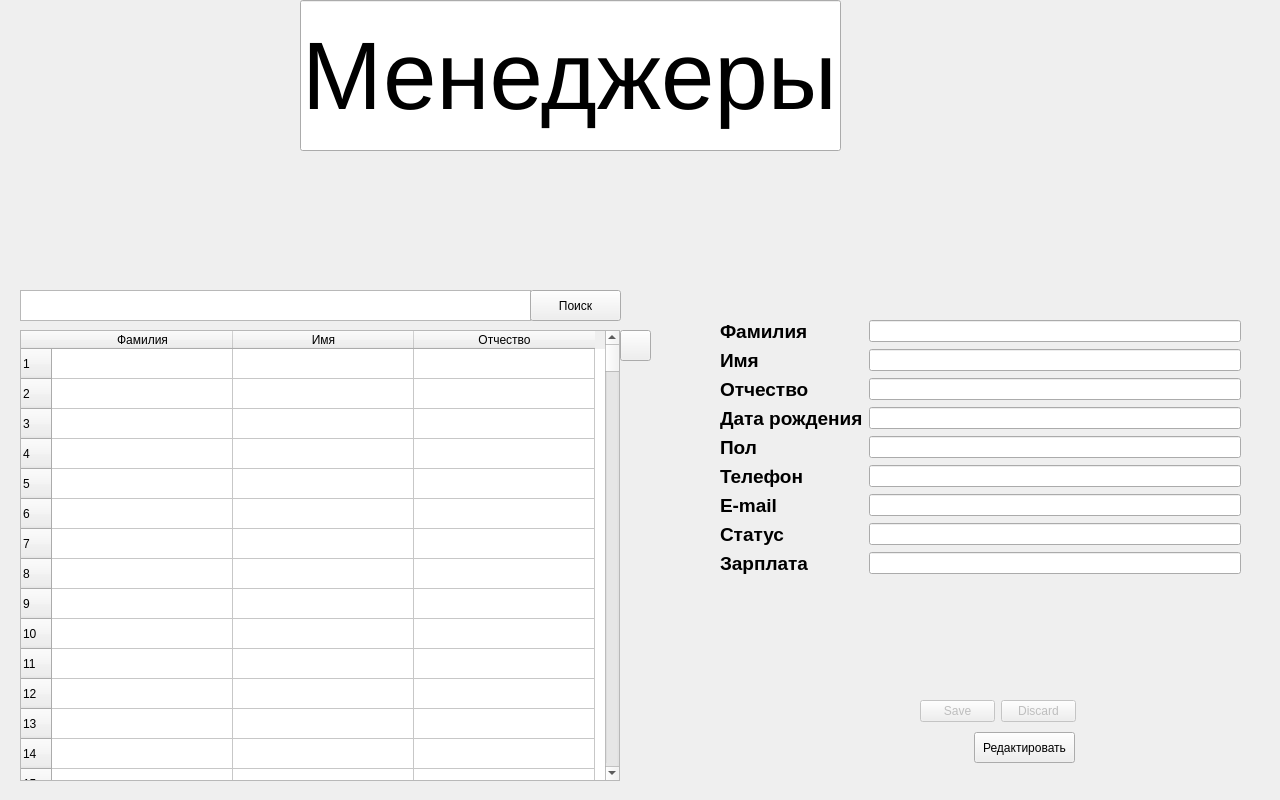
<?xml version="1.0" encoding="UTF-8"?>
<ui version="4.0">
 <class>Managers</class>
 <widget class="QWidget" name="Managers">
  <property name="geometry">
   <rect>
    <x>0</x>
    <y>0</y>
    <width>1280</width>
    <height>800</height>
   </rect>
  </property>
  <property name="windowTitle">
   <string>Form</string>
  </property>
  <widget class="QLabel" name="label_pageManagers">
   <property name="geometry">
    <rect>
     <x>0</x>
     <y>0</y>
     <width>1280</width>
     <height>800</height>
    </rect>
   </property>
   <property name="text">
    <string/>
   </property>
   <property name="pixmap">
    <pixmap>DesignImages/fon_end.png</pixmap>
   </property>
  </widget>
  <widget class="QLineEdit" name="lineEdit">
   <property name="geometry">
    <rect>
     <x>300</x>
     <y>0</y>
     <width>541</width>
     <height>151</height>
    </rect>
   </property>
   <property name="font">
    <font>
     <pointsize>72</pointsize>
     <weight>50</weight>
     <bold>false</bold>
    </font>
   </property>
   <property name="text">
    <string>Менеджеры</string>
   </property>
  </widget>
  <widget class="QLabel" name="label">
   <property name="geometry">
    <rect>
     <x>870</x>
     <y>60</y>
     <width>227</width>
     <height>242</height>
    </rect>
   </property>
   <property name="text">
    <string/>
   </property>
   <property name="pixmap">
    <pixmap>DesignImages/Photo.png</pixmap>
   </property>
  </widget>
  <widget class="QTableWidget" name="tableWidget">
   <property name="geometry">
    <rect>
     <x>20</x>
     <y>330</y>
     <width>600</width>
     <height>451</height>
    </rect>
   </property>
   <property name="rowCount">
    <number>1000</number>
   </property>
   <attribute name="horizontalHeaderDefaultSectionSize">
    <number>181</number>
   </attribute>
   <row/>
   <row/>
   <row/>
   <row/>
   <row/>
   <row/>
   <row/>
   <row/>
   <row/>
   <row/>
   <row/>
   <row/>
   <row/>
   <row/>
   <row/>
   <row/>
   <row/>
   <row/>
   <row/>
   <row/>
   <row/>
   <row/>
   <row/>
   <row/>
   <row/>
   <row/>
   <row/>
   <row/>
   <row/>
   <row/>
   <row/>
   <row/>
   <row/>
   <row/>
   <row/>
   <row/>
   <row/>
   <row/>
   <row/>
   <row/>
   <row/>
   <row/>
   <row/>
   <row/>
   <row/>
   <row/>
   <row/>
   <row/>
   <row/>
   <row/>
   <row/>
   <row/>
   <row/>
   <row/>
   <row/>
   <row/>
   <row/>
   <row/>
   <row/>
   <row/>
   <row/>
   <row/>
   <row/>
   <row/>
   <row/>
   <row/>
   <row/>
   <row/>
   <row/>
   <row/>
   <row/>
   <row/>
   <row/>
   <row/>
   <row/>
   <row/>
   <row/>
   <row/>
   <row/>
   <row/>
   <row/>
   <row/>
   <row/>
   <row/>
   <row/>
   <row/>
   <row/>
   <row/>
   <row/>
   <row/>
   <row/>
   <row/>
   <row/>
   <row/>
   <row/>
   <row/>
   <row/>
   <row/>
   <row/>
   <row/>
   <row/>
   <row/>
   <row/>
   <row/>
   <row/>
   <row/>
   <row/>
   <row/>
   <row/>
   <row/>
   <row/>
   <row/>
   <row/>
   <row/>
   <row/>
   <row/>
   <row/>
   <row/>
   <row/>
   <row/>
   <row/>
   <row/>
   <row/>
   <row/>
   <row/>
   <row/>
   <row/>
   <row/>
   <row/>
   <row/>
   <row/>
   <row/>
   <row/>
   <row/>
   <row/>
   <row/>
   <row/>
   <row/>
   <row/>
   <row/>
   <row/>
   <row/>
   <row/>
   <row/>
   <row/>
   <row/>
   <row/>
   <row/>
   <row/>
   <row/>
   <row/>
   <row/>
   <row/>
   <row/>
   <row/>
   <row/>
   <row/>
   <row/>
   <row/>
   <row/>
   <row/>
   <row/>
   <row/>
   <row/>
   <row/>
   <row/>
   <row/>
   <row/>
   <row/>
   <row/>
   <row/>
   <row/>
   <row/>
   <row/>
   <row/>
   <row/>
   <row/>
   <row/>
   <row/>
   <row/>
   <row/>
   <row/>
   <row/>
   <row/>
   <row/>
   <row/>
   <row/>
   <row/>
   <row/>
   <row/>
   <row/>
   <row/>
   <row/>
   <row/>
   <row/>
   <row/>
   <row/>
   <row/>
   <row/>
   <row/>
   <row/>
   <row/>
   <row/>
   <row/>
   <row/>
   <row/>
   <row/>
   <row/>
   <row/>
   <row/>
   <row/>
   <row/>
   <row/>
   <row/>
   <row/>
   <row/>
   <row/>
   <row/>
   <row/>
   <row/>
   <row/>
   <row/>
   <row/>
   <row/>
   <row/>
   <row/>
   <row/>
   <row/>
   <row/>
   <row/>
   <row/>
   <row/>
   <row/>
   <row/>
   <row/>
   <row/>
   <row/>
   <row/>
   <row/>
   <row/>
   <row/>
   <row/>
   <row/>
   <row/>
   <row/>
   <row/>
   <row/>
   <row/>
   <row/>
   <row/>
   <row/>
   <row/>
   <row/>
   <row/>
   <row/>
   <row/>
   <row/>
   <row/>
   <row/>
   <row/>
   <row/>
   <row/>
   <row/>
   <row/>
   <row/>
   <row/>
   <row/>
   <row/>
   <row/>
   <row/>
   <row/>
   <row/>
   <row/>
   <row/>
   <row/>
   <row/>
   <row/>
   <row/>
   <row/>
   <row/>
   <row/>
   <row/>
   <row/>
   <row/>
   <row/>
   <row/>
   <row/>
   <row/>
   <row/>
   <row/>
   <row/>
   <row/>
   <row/>
   <row/>
   <row/>
   <row/>
   <row/>
   <row/>
   <row/>
   <row/>
   <row/>
   <row/>
   <row/>
   <row/>
   <row/>
   <row/>
   <row/>
   <row/>
   <row/>
   <row/>
   <row/>
   <row/>
   <row/>
   <row/>
   <row/>
   <row/>
   <row/>
   <row/>
   <row/>
   <row/>
   <row/>
   <row/>
   <row/>
   <row/>
   <row/>
   <row/>
   <row/>
   <row/>
   <row/>
   <row/>
   <row/>
   <row/>
   <row/>
   <row/>
   <row/>
   <row/>
   <row/>
   <row/>
   <row/>
   <row/>
   <row/>
   <row/>
   <row/>
   <row/>
   <row/>
   <row/>
   <row/>
   <row/>
   <row/>
   <row/>
   <row/>
   <row/>
   <row/>
   <row/>
   <row/>
   <row/>
   <row/>
   <row/>
   <row/>
   <row/>
   <row/>
   <row/>
   <row/>
   <row/>
   <row/>
   <row/>
   <row/>
   <row/>
   <row/>
   <row/>
   <row/>
   <row/>
   <row/>
   <row/>
   <row/>
   <row/>
   <row/>
   <row/>
   <row/>
   <row/>
   <row/>
   <row/>
   <row/>
   <row/>
   <row/>
   <row/>
   <row/>
   <row/>
   <row/>
   <row/>
   <row/>
   <row/>
   <row/>
   <row/>
   <row/>
   <row/>
   <row/>
   <row/>
   <row/>
   <row/>
   <row/>
   <row/>
   <row/>
   <row/>
   <row/>
   <row/>
   <row/>
   <row/>
   <row/>
   <row/>
   <row/>
   <row/>
   <row/>
   <row/>
   <row/>
   <row/>
   <row/>
   <row/>
   <row/>
   <row/>
   <row/>
   <row/>
   <row/>
   <row/>
   <row/>
   <row/>
   <row/>
   <row/>
   <row/>
   <row/>
   <row/>
   <row/>
   <row/>
   <row/>
   <row/>
   <row/>
   <row/>
   <row/>
   <row/>
   <row/>
   <row/>
   <row/>
   <row/>
   <row/>
   <row/>
   <row/>
   <row/>
   <row/>
   <row/>
   <row/>
   <row/>
   <row/>
   <row/>
   <row/>
   <row/>
   <row/>
   <row/>
   <row/>
   <row/>
   <row/>
   <row/>
   <row/>
   <row/>
   <row/>
   <row/>
   <row/>
   <row/>
   <row/>
   <row/>
   <row/>
   <row/>
   <row/>
   <row/>
   <row/>
   <row/>
   <row/>
   <row/>
   <row/>
   <row/>
   <row/>
   <row/>
   <row/>
   <row/>
   <row/>
   <row/>
   <row/>
   <row/>
   <row/>
   <row/>
   <row/>
   <row/>
   <row/>
   <row/>
   <row/>
   <row/>
   <row/>
   <row/>
   <row/>
   <row/>
   <row/>
   <row/>
   <row/>
   <row/>
   <row/>
   <row/>
   <row/>
   <row/>
   <row/>
   <row/>
   <row/>
   <row/>
   <row/>
   <row/>
   <row/>
   <row/>
   <row/>
   <row/>
   <row/>
   <row/>
   <row/>
   <row/>
   <row/>
   <row/>
   <row/>
   <row/>
   <row/>
   <row/>
   <row/>
   <row/>
   <row/>
   <row/>
   <row/>
   <row/>
   <row/>
   <row/>
   <row/>
   <row/>
   <row/>
   <row/>
   <row/>
   <row/>
   <row/>
   <row/>
   <row/>
   <row/>
   <row/>
   <row/>
   <row/>
   <row/>
   <row/>
   <row/>
   <row/>
   <row/>
   <row/>
   <row/>
   <row/>
   <row/>
   <row/>
   <row/>
   <row/>
   <row/>
   <row/>
   <row/>
   <row/>
   <row/>
   <row/>
   <row/>
   <row/>
   <row/>
   <row/>
   <row/>
   <row/>
   <row/>
   <row/>
   <row/>
   <row/>
   <row/>
   <row/>
   <row/>
   <row/>
   <row/>
   <row/>
   <row/>
   <row/>
   <row/>
   <row/>
   <row/>
   <row/>
   <row/>
   <row/>
   <row/>
   <row/>
   <row/>
   <row/>
   <row/>
   <row/>
   <row/>
   <row/>
   <row/>
   <row/>
   <row/>
   <row/>
   <row/>
   <row/>
   <row/>
   <row/>
   <row/>
   <row/>
   <row/>
   <row/>
   <row/>
   <row/>
   <row/>
   <row/>
   <row/>
   <row/>
   <row/>
   <row/>
   <row/>
   <row/>
   <row/>
   <row/>
   <row/>
   <row/>
   <row/>
   <row/>
   <row/>
   <row/>
   <row/>
   <row/>
   <row/>
   <row/>
   <row/>
   <row/>
   <row/>
   <row/>
   <row/>
   <row/>
   <row/>
   <row/>
   <row/>
   <row/>
   <row/>
   <row/>
   <row/>
   <row/>
   <row/>
   <row/>
   <row/>
   <row/>
   <row/>
   <row/>
   <row/>
   <row/>
   <row/>
   <row/>
   <row/>
   <row/>
   <row/>
   <row/>
   <row/>
   <row/>
   <row/>
   <row/>
   <row/>
   <row/>
   <row/>
   <row/>
   <row/>
   <row/>
   <row/>
   <row/>
   <row/>
   <row/>
   <row/>
   <row/>
   <row/>
   <row/>
   <row/>
   <row/>
   <row/>
   <row/>
   <row/>
   <row/>
   <row/>
   <row/>
   <row/>
   <row/>
   <row/>
   <row/>
   <row/>
   <row/>
   <row/>
   <row/>
   <row/>
   <row/>
   <row/>
   <row/>
   <row/>
   <row/>
   <row/>
   <row/>
   <row/>
   <row/>
   <row/>
   <row/>
   <row/>
   <row/>
   <row/>
   <row/>
   <row/>
   <row/>
   <row/>
   <row/>
   <row/>
   <row/>
   <row/>
   <row/>
   <row/>
   <row/>
   <row/>
   <row/>
   <row/>
   <row/>
   <row/>
   <row/>
   <row/>
   <row/>
   <row/>
   <row/>
   <row/>
   <row/>
   <row/>
   <row/>
   <row/>
   <row/>
   <row/>
   <row/>
   <row/>
   <row/>
   <row/>
   <row/>
   <row/>
   <row/>
   <row/>
   <row/>
   <row/>
   <row/>
   <row/>
   <row/>
   <row/>
   <row/>
   <row/>
   <row/>
   <row/>
   <row/>
   <row/>
   <row/>
   <row/>
   <row/>
   <row/>
   <row/>
   <row/>
   <row/>
   <row/>
   <row/>
   <row/>
   <row/>
   <row/>
   <row/>
   <row/>
   <row/>
   <row/>
   <row/>
   <row/>
   <row/>
   <row/>
   <row/>
   <row/>
   <row/>
   <row/>
   <row/>
   <row/>
   <row/>
   <row/>
   <row/>
   <row/>
   <row/>
   <row/>
   <row/>
   <row/>
   <row/>
   <row/>
   <row/>
   <row/>
   <row/>
   <row/>
   <row/>
   <row/>
   <row/>
   <row/>
   <row/>
   <row/>
   <row/>
   <row/>
   <row/>
   <row/>
   <row/>
   <row/>
   <row/>
   <row/>
   <row/>
   <row/>
   <row/>
   <row/>
   <row/>
   <row/>
   <row/>
   <row/>
   <row/>
   <row/>
   <row/>
   <row/>
   <row/>
   <row/>
   <row/>
   <row/>
   <row/>
   <row/>
   <row/>
   <row/>
   <row/>
   <row/>
   <row/>
   <row/>
   <row/>
   <row/>
   <row/>
   <row/>
   <row/>
   <row/>
   <row/>
   <row/>
   <row/>
   <row/>
   <row/>
   <row/>
   <row/>
   <row/>
   <row/>
   <row/>
   <row/>
   <row/>
   <row/>
   <row/>
   <row/>
   <row/>
   <row/>
   <row/>
   <row/>
   <row/>
   <row/>
   <row/>
   <row/>
   <row/>
   <row/>
   <row/>
   <row/>
   <row/>
   <row/>
   <row/>
   <row/>
   <row/>
   <row/>
   <row/>
   <row/>
   <row/>
   <row/>
   <row/>
   <row/>
   <row/>
   <row/>
   <row/>
   <row/>
   <row/>
   <row/>
   <row/>
   <row/>
   <row/>
   <row/>
   <row/>
   <row/>
   <row/>
   <row/>
   <row/>
   <row/>
   <row/>
   <row/>
   <row/>
   <row/>
   <row/>
   <row/>
   <row/>
   <row/>
   <row/>
   <row/>
   <row/>
   <row/>
   <row/>
   <row/>
   <row/>
   <row/>
   <row/>
   <row/>
   <row/>
   <row/>
   <row/>
   <row/>
   <row/>
   <row/>
   <row/>
   <row/>
   <row/>
   <row/>
   <row/>
   <row/>
   <row/>
   <row/>
   <row/>
   <row/>
   <row/>
   <row/>
   <row/>
   <row/>
   <row/>
   <row/>
   <row/>
   <row/>
   <row/>
   <row/>
   <row/>
   <row/>
   <row/>
   <row/>
   <row/>
   <row/>
   <row/>
   <row/>
   <row/>
   <row/>
   <row/>
   <row/>
   <row/>
   <row/>
   <row/>
   <row/>
   <row/>
   <row/>
   <row/>
   <row/>
   <row/>
   <row/>
   <row/>
   <row/>
   <row/>
   <row/>
   <row/>
   <row/>
   <row/>
   <row/>
   <row/>
   <row/>
   <row/>
   <row/>
   <row/>
   <row/>
   <row/>
   <row/>
   <row/>
   <row/>
   <row/>
   <row/>
   <row/>
   <row/>
   <row/>
   <row/>
   <row/>
   <row/>
   <row/>
   <row/>
   <row/>
   <row/>
   <row/>
   <row/>
   <row/>
   <row/>
   <row/>
   <row/>
   <row/>
   <row/>
   <column>
    <property name="text">
     <string>Фамилия</string>
    </property>
   </column>
   <column>
    <property name="text">
     <string>Имя</string>
    </property>
   </column>
   <column>
    <property name="text">
     <string>Отчество</string>
    </property>
   </column>
  </widget>
  <widget class="QWidget" name="formLayoutWidget">
   <property name="geometry">
    <rect>
     <x>720</x>
     <y>320</y>
     <width>521</width>
     <height>351</height>
    </rect>
   </property>
   <layout class="QFormLayout" name="formLayout">
    <item row="0" column="0">
     <widget class="QLabel" name="lab_Lastname">
      <property name="font">
       <font>
        <pointsize>14</pointsize>
        <weight>75</weight>
        <bold>true</bold>
       </font>
      </property>
      <property name="text">
       <string>Фамилия</string>
      </property>
     </widget>
    </item>
    <item row="0" column="1">
     <widget class="QLineEdit" name="line_Lastname"/>
    </item>
    <item row="1" column="0">
     <widget class="QLabel" name="lab_Firstname">
      <property name="font">
       <font>
        <pointsize>14</pointsize>
        <weight>75</weight>
        <bold>true</bold>
       </font>
      </property>
      <property name="text">
       <string>Имя</string>
      </property>
     </widget>
    </item>
    <item row="1" column="1">
     <widget class="QLineEdit" name="line_Firstname"/>
    </item>
    <item row="2" column="0">
     <widget class="QLabel" name="lab_Patronymic">
      <property name="font">
       <font>
        <pointsize>14</pointsize>
        <weight>75</weight>
        <bold>true</bold>
       </font>
      </property>
      <property name="text">
       <string>Отчество</string>
      </property>
     </widget>
    </item>
    <item row="2" column="1">
     <widget class="QLineEdit" name="line_Patronymic"/>
    </item>
    <item row="3" column="0">
     <widget class="QLabel" name="lab_Age">
      <property name="font">
       <font>
        <pointsize>14</pointsize>
        <weight>75</weight>
        <bold>true</bold>
       </font>
      </property>
      <property name="text">
       <string>Дата рождения</string>
      </property>
     </widget>
    </item>
    <item row="3" column="1">
     <widget class="QLineEdit" name="line_Age"/>
    </item>
    <item row="4" column="0">
     <widget class="QLabel" name="lab_Sex">
      <property name="font">
       <font>
        <pointsize>14</pointsize>
        <weight>75</weight>
        <bold>true</bold>
       </font>
      </property>
      <property name="text">
       <string>Пол</string>
      </property>
     </widget>
    </item>
    <item row="4" column="1">
     <widget class="QLineEdit" name="line_Sex"/>
    </item>
    <item row="5" column="0">
     <widget class="QLabel" name="lab_Phone">
      <property name="font">
       <font>
        <pointsize>14</pointsize>
        <weight>75</weight>
        <bold>true</bold>
       </font>
      </property>
      <property name="text">
       <string>Телефон</string>
      </property>
     </widget>
    </item>
    <item row="5" column="1">
     <widget class="QLineEdit" name="line_Phone1"/>
    </item>
    <item row="6" column="0">
     <widget class="QLabel" name="lab_Email">
      <property name="font">
       <font>
        <pointsize>14</pointsize>
        <weight>75</weight>
        <bold>true</bold>
       </font>
      </property>
      <property name="text">
       <string>E-mail</string>
      </property>
     </widget>
    </item>
    <item row="6" column="1">
     <widget class="QLineEdit" name="line_Email"/>
    </item>
    <item row="7" column="0">
     <widget class="QLabel" name="lab_Status">
      <property name="font">
       <font>
        <pointsize>14</pointsize>
        <weight>75</weight>
        <bold>true</bold>
       </font>
      </property>
      <property name="text">
       <string>Статус</string>
      </property>
     </widget>
    </item>
    <item row="7" column="1">
     <widget class="QLineEdit" name="line_Status"/>
    </item>
    <item row="8" column="0">
     <widget class="QLabel" name="lab_Salary">
      <property name="font">
       <font>
        <pointsize>14</pointsize>
        <weight>75</weight>
        <bold>true</bold>
       </font>
      </property>
      <property name="text">
       <string>Зарплата</string>
      </property>
     </widget>
    </item>
    <item row="8" column="1">
     <widget class="QLineEdit" name="line_Salary"/>
    </item>
   </layout>
  </widget>
  <widget class="QPushButton" name="pushButton">
   <property name="geometry">
    <rect>
     <x>620</x>
     <y>330</y>
     <width>31</width>
     <height>31</height>
    </rect>
   </property>
   <property name="text">
    <string/>
   </property>
   <property name="icon">
    <iconset>
     <normaloff>DesignImages/Add_end.png</normaloff>DesignImages/Add_end.png</iconset>
   </property>
   <property name="iconSize">
    <size>
     <width>31</width>
     <height>31</height>
    </size>
   </property>
  </widget>
  <widget class="QPushButton" name="pushButton_Edit">
   <property name="geometry">
    <rect>
     <x>974</x>
     <y>732</y>
     <width>101</width>
     <height>31</height>
    </rect>
   </property>
   <property name="text">
    <string>Редактировать</string>
   </property>
  </widget>
  <widget class="QDialogButtonBox" name="buttonBox_SubmitCancel">
   <property name="enabled">
    <bool>false</bool>
   </property>
   <property name="geometry">
    <rect>
     <x>920</x>
     <y>700</y>
     <width>156</width>
     <height>23</height>
    </rect>
   </property>
   <property name="standardButtons">
    <set>QDialogButtonBox::Discard|QDialogButtonBox::Save</set>
   </property>
  </widget>
  <widget class="QTextEdit" name="textSearch">
   <property name="geometry">
    <rect>
     <x>20</x>
     <y>290</y>
     <width>511</width>
     <height>31</height>
    </rect>
   </property>
  </widget>
  <widget class="QPushButton" name="pushSearch">
   <property name="geometry">
    <rect>
     <x>530</x>
     <y>290</y>
     <width>91</width>
     <height>31</height>
    </rect>
   </property>
   <property name="text">
    <string>Поиск</string>
   </property>
  </widget>
 </widget>
 <resources/>
 <connections/>
</ui>
